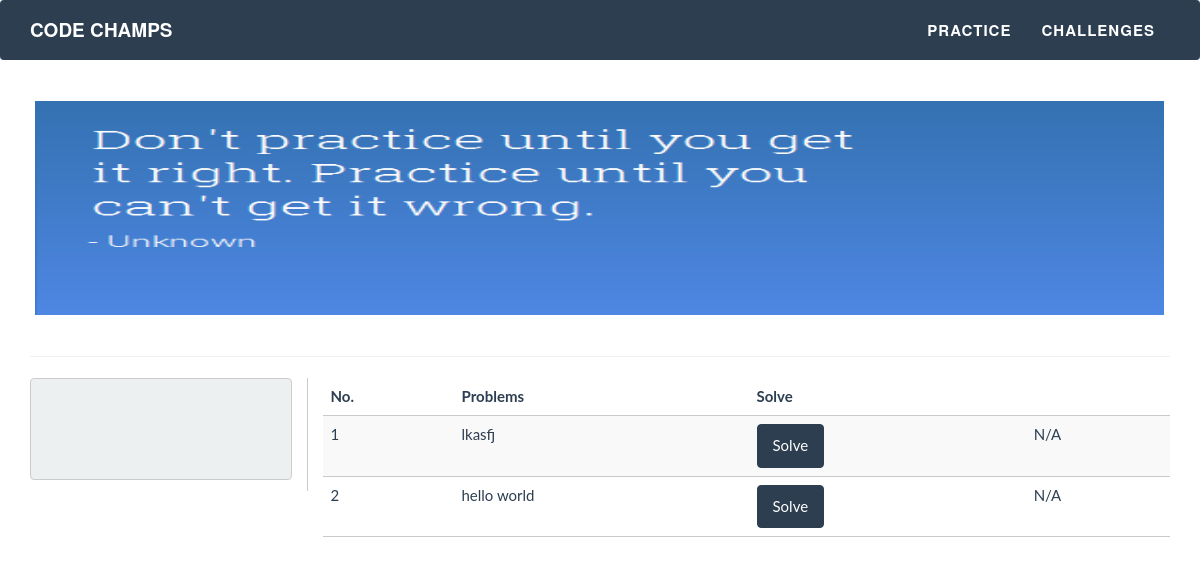
The app's page /problems/, older data.
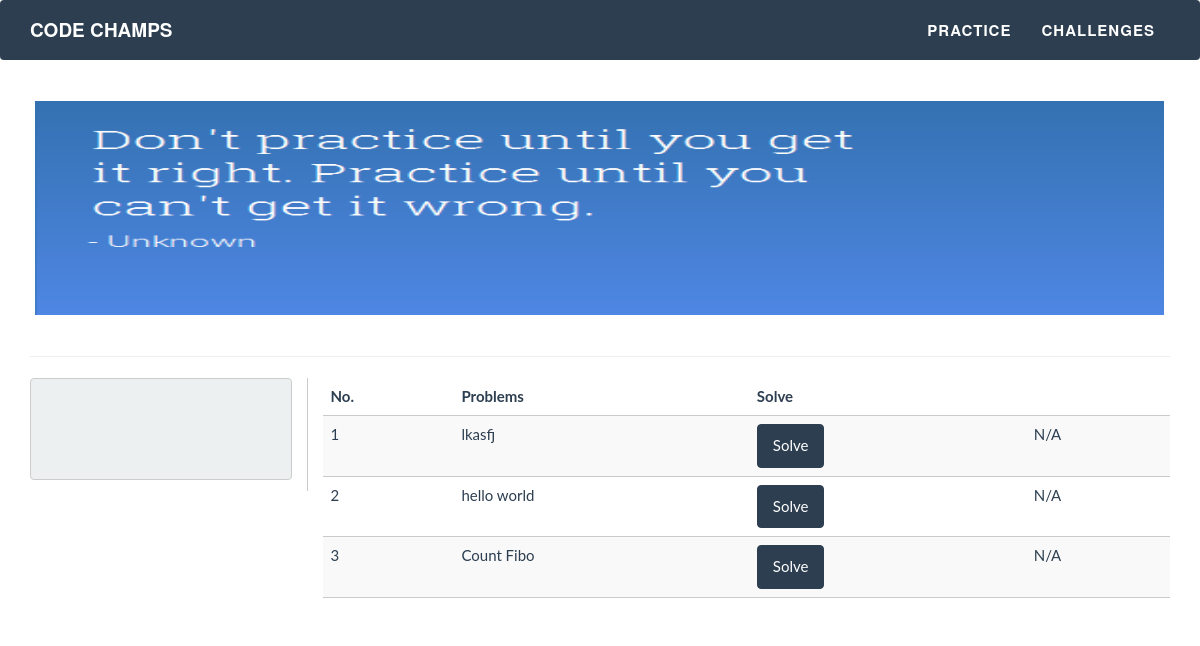
The same page, newer data.
### problems/models.py (models this page shows)
class problem(models.Model):
    title=models.CharField(max_length=400,unique=True)
    body=models.TextField()
    added_on=models.DateField(auto_now_add=True,auto_now=False)
    input_format=models.TextField()
    output_format=models.TextField()
    ip_tc=models.FileField(upload_to='input/',null=True,blank=True)
    op_tc=models.FileField(upload_to='output/',null=True,blank=True)
    def __str__(self):
        return self.title
    class Meta:
        verbose_name="Problem"
        verbose_name_plural="Problems"
        ordering=["-id"]

### problems/views.py (the view)
# urls.py: url(r'^problems/$','problems.views.AllProblems'),
def AllProblems(request):
    if request.user.is_authenticated():
        dev=Developer.objects.get(user=request.user)
        try:
            solved_list=dev.problems_list
            solved_map={}
            solve_arr=solved_list.split()
            for i in solve_arr:
                print i
                k=i.index('.')
                A=int(i[:k])
                B=(int)(i[k+1:])
                solved_map[A]=B
        except:
            print 'U got the wrong username'
    else:
        dev=None
        solved_list=None
        solved_map=None
    problems=problem.objects.all().order_by('id')
    context={'question':problems,'developer':dev,'solved':solved_list,'solved_map':solved_map}
    return render_to_response('Practice.html',context,context_instance=RequestContext(request));

### problems/templates/Practice.html (shortened to what this page needs)
<!DOCTYPE html>
{% extends "base.html" %}
{% load staticfiles %}
{% block extrahead %}
    <link href="{% static 'css/bootstrap.min.css' %}" rel="stylesheet">
	<link href="{% static 'css/freelancer.css' %}" rel="stylesheet">
 {% endblock %}
{% block content %}
{% include 'navbar.html'%}
	<div class="container">
		<div class="row">
			                <img src="{%static 'img/practice1.png'%}" style=" height: 254px; width: 1169px;padding: 20px;">
		</div>
		<hr>
            <div class="row">
                <div class="col-sm-3 rightborder portfolio-item" >
                   <pre class="wrapper">
					</pre>
                </div>
                <div class="col-md-9  portfolio-item">
						    <table class="table table-striped table-hover">
								<thead>
									<tr>
										<th>No.</th>
										<th>Problems</th>
										<th style="pull-right:20px">Solve</th>
									</tr>
								</thead>
								<tbody>
									{% for problem in question %}
									<tr>
										<td>{{problem.id}}</td>
										<td>{{problem}}</td>
										{% if solved_map %}
											{% if problem.id in solved_map%}
												<td><a href='/problems/{{problem.title}}/'><button type="button"  class="btn btn-success" >Solved</button></a></td>
											{%else %}
												<td><a href='/problems/{{problem.title}}/'><button type="button"  class="btn btn-primary" >Solve</button></a></td>
											{%endif%}
										{%else%}
											<td><a href='/problems/{{problem.title}}/'><button type="button"  class="btn btn-primary" >Solve</button></a></td>
											<td>N/A</td>
										{% endif %}
									</tr>
									{% endfor %}
								</tbody>
						</table>
                </div>
            </div>
	</div>
{% endblock %}

Row changes from the older to the newer data that the page shows:
added problem: id "3", title "Count Fibo"
